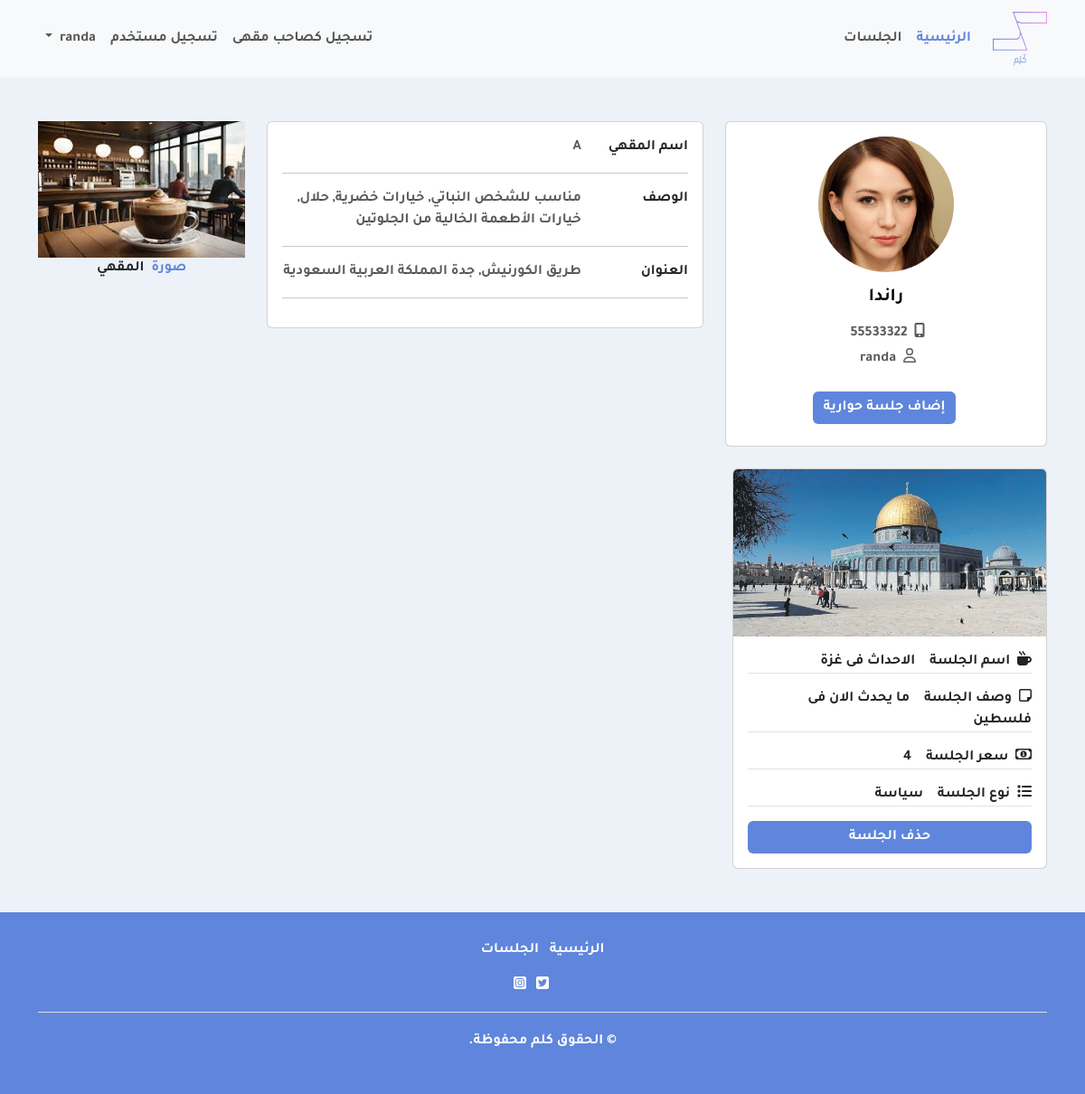
Before: /coffee/ (signed in) with the older database file.
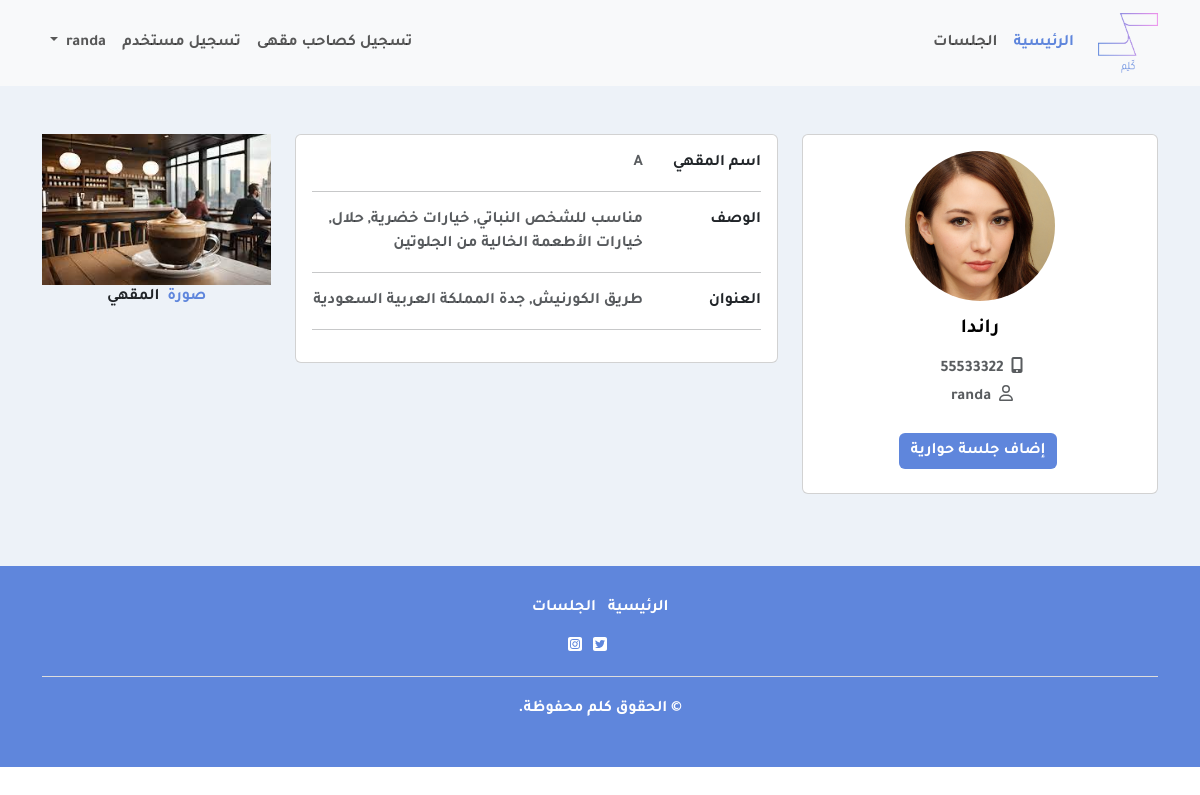
After: the same page with the newer database file.
### kalam/models.py (models this page shows, shortened)
class CustomUser(AbstractUser):
    USER_CHOICES = (
    ("ADMIN", "1"),
    ("user", "2"),
    ("coffee", "3")
)
    userType = models.CharField(max_length=9,choices=USER_CHOICES)
    username = models.CharField(max_length = 50, blank = True, null = True, unique = True)
    Full_name = models.CharField(max_length = 200)
    phone_no = models.CharField(max_length = 10)
    Photo = models.ImageField(upload_to='profile/', blank=True)

class Coffee(models.Model):
    name = models.CharField(max_length = 50)
    description = models.TextField()
    img = models.ImageField(upload_to='coffee/')
    address = models.CharField(max_length = 50)
    user = models.ForeignKey(CustomUser,on_delete=models.CASCADE)

class CoffeeSesion(models.Model):
  SESSIN_CHOICES = (
    ("sport", "1"),
    ("culture", "2"),
    ("policy", "3")
  )
  name = models.CharField(max_length = 50)
  description = models.TextField()
  type = models.CharField(max_length=9,choices=SESSIN_CHOICES)
  datetime = models.DateTimeField(auto_now_add=True)
  img = models.ImageField(upload_to='coffee/')
  price= models.IntegerField()
  user = models.ForeignKey(CustomUser,on_delete=models.CASCADE)

### kalam/views.py (the view)
# urls.py: path('coffee/', views.CoffeeOwner, name='coffee') ,
def CoffeeOwner(request):
    current_user = request.user
    if current_user is not None:
        current_userId = current_user.id
        photo =current_user.Photo
        username=current_user.username
        phone_no=current_user.phone_no
        Full_name = current_user.Full_name
        Coffeefetch = Coffee.objects.filter(user=current_user)
        for coffee in Coffeefetch:
            coffeeName= coffee.name
            coffeeDes= coffee.description
            coffeeaddresss= coffee.address
            coffeeimg= coffee.img
        Coffeesesionfetch = CoffeeSesion.objects.filter(user=current_user)
        print("username",username,phone_no,coffeeName)
    context={
        "userphoto":photo,
        "userusername":username,
        "userfullName":Full_name,
        "userphone_no":phone_no,
        "coffeeName":coffeeName,
        "coffeeDes":coffeeDes,
        "coffeeaddresss":coffeeaddresss,
        "coffeeimg":coffeeimg,
        "Coffeesession":Coffeesesionfetch
    }
    return render (request, 'user/CoffeeOwner.html',context)

### templates/user/CoffeeOwner.html (shortened to what this page needs)
{% extends 'base.html' %}
{% load static %}
{% block body %}
<section class="bgcolor">
    <div class="container py-5">
      <div class="row">
        <div class="col-lg-4">
          <div class="card mb-4">
            <div class="card-body text-center">
              <img src="{{userphoto}}" alt="avatar"
                class="rounded-circle img-fluid" style="width: 150px;">
              <h5 class="my-3">{{userfullName}}</h5>
              <p class="text-muted mb-1">
                <i class="fas fa-mobile-alt"></i>
                <span class="px-1">{{userphone_no}}</span>
            </p>
              <p class="text-muted mb-4"><i class="far fa-user"></i>
                <span class="px-1">{{userusername}}</span>
            </p>
              <div class="d-flex justify-content-center mb-2">
                <button type="button" class="btn bgcolor register ms-1" data-bs-toggle="modal" data-bs-target="#exampleModal">إضاف جلسة حوارية</button>
              </div>
            </div>
          </div>
        </div>
        <div class="col-lg-8">
            <div class="row">
                <div class="col-lg-8">
                    <div class="card mb-4">
                        <div class="card-body">
                          <div class="row">
                            <div class="col-sm-3">
                              <p class="mb-0">اسم المقهي</p>
                            </div>
                            <div class="col-sm-9">
                              <p class="text-muted mb-0">{{coffeeName}}</p>
                            </div>
                          </div>
                          <hr>
                          <div class="row">
                            <div class="col-sm-3">
                              <p class="mb-0">الوصف</p>
                            </div>
                            <div class="col-sm-9">
                              <p class="text-muted mb-0">{{coffeeDes}}</p>
                            </div>
                          </div>
                          <hr>
                          <div class="row">
                            <div class="col-sm-3">
                              <p class="mb-0">العنوان</p>
                            </div>
                            <div class="col-sm-9">
                              <p class="text-muted mb-0">{{coffeeaddresss}}</p>
                            </div>
                          </div>
                          <hr>
                        </div>
                      </div>
                </div>
                <div class="col-lg-4">
                    <div class="coffeeimage text-center">
                        <img src="{{coffeeimg}}" alt="coffeeimg" class="img-fluid ">
                        <p class="mb-4"><span class="color font-italic me-2">صورة</span>المقهي
                        </p>
                    </div>
                </div>
            </div>
        </div>
        <div class="row">
          {%for session in Coffeesession %}
          <div class="col-md-4">
            <div class="card">
              <img src="{{session.img}}" class="card-img-top img-fluid" alt="coffee">
              <div class="card-body">
                <p class="card-text border-bottom">
                  <span><i class="fas fa-mug-hot"></i></span>
                  <span class="px-1">
                      اسم الجلسة
                  </span>
                  <span class="px-2"> {{session.name}}</span>
                </p>
                <p class="card-text border-bottom">
                  <span><i class="far fa-sticky-note"></i></span>
                  <span class="px-1">وصف الجلسة</span>
                  <span class="px-2"> {{session.description}}</span>
              </p>
              <p class="card-text border-bottom">
                <span><i class="far fa-money-bill-alt"></i></span>
                <span class="px-1">سعر الجلسة</span>
                <span class="px-2"> {{session.price}}</span>
            </p>
              <p class="card-text border-bottom">
                  <span><i class="fas fa-list"></i></span>
                  <span class="px-1">نوع الجلسة</span>
                  {%if session.type == "3" %}
                  <span class="px-2">سياسة</span>
                  {%endif %}
              </p>
                <a href="{%url 'deletesession' session.id %}" class="btn bgcolor register w-100  d-block ">حذف الجلسة</a>
              </div>
            </div>
          </div>
          {% endfor %}
        </div>
      </div>
    </div>
  </section>
{% endblock %}

### templates/base.html (shortened to what this page needs)
{% load static %}
<!DOCTYPE html>
<html lang="en" dir="rtl">
<head>
  <link href="{% static 'css/bootstrap.rtl.min.css'%}" rel="stylesheet">
  <link href="{% static 'css/all.min.css'%}" rel="stylesheet">
  <link href="{% static 'css/animate.min.css'%}" rel="stylesheet">
  <link href="{% static 'css/style.css'%}" rel="stylesheet">
  <link href="{% static 'css/styletheme.css'%}" rel="stylesheet">
  <link href="{% static 'css/swiper-bundle.min.css'%}" rel="stylesheet">
</head>
<body>
    {% include 'navbar/navbar.html'%}
    {%block body%}
    {% endblock %}
    {% include 'footer/footer.html'%}
  </body>
  </html>

### templates/navbar/navbar.html (shortened to what this page needs)
{% load static %}
<nav class="navbar navbar-expand-lg bg-body-tertiary">
  <div class="container">
    <a class="navbar-brand" href="#">
      <img src="{% static 'img/logo.png'%}" alt="Bootstrap" width="60" height="60">
    </a>
    <div class="collapse navbar-collapse" id="navbarSupportedContent">
      <ul class="navbar-nav me-auto mb-2 mb-lg-0">
        <li class="nav-item">
          <a class="nav-link active" aria-current="page" href="{% url 'home' %}">الرئيسية</a>
        </li>
        <li class="nav-item">
          <a class="nav-link" href="{% url 'sessions' %}">الجلسات</a>
        </li>
      </ul>
      <ul class="d-flex navbar-nav mb-2 mb-lg-0">
        <li class="nav-item">
          <a class="nav-link" href="{% url 'signUpCoffeeOwner' %}">تسجيل كصاحب مقهى</a>
        </li>
        <li class="nav-item">
          <a class="nav-link" href="{% url 'signUpUser' %}">تسجيل مستخدم</a>
        </li>
                {% if user.is_authenticated %}
        <li class="nav-item dropdown">
          <a class="nav-link dropdown-toggle" href="#" id="navbarDropdown" role="button" data-bs-toggle="dropdown" aria-haspopup="true" aria-expanded="false">
          </a>
        </li>
      {% else %}
      <li class="nav-item">
        <a class="nav-link"  href="{%url 'login'%}">دخول</a>
      </li>
      {% endif %}
      </ul>
    </div>
  </div>
</nav>

### templates/footer/footer.html
<footer class="footer">
  <div class="container">
    <div class="row">
      <div class="col-md-12">
        <nav class="nav-footer">
          <ul class="list-inline">
            <li class="list-inline-item">
              <a href="{% url 'home' %}">الرئيسية</a>
            </li>
            <li class="list-inline-item">
              <a href="{% url 'sessions' %}">الجلسات</a>
            </li>
          </ul>
        </nav>
        <div class="socials-a">
          <ul class="list-inline">
            <li class="list-inline-item">
              <a href="https://twitter.com/kalem_ll/status/1718733870248403094?s=46">
                <i class="fab fa-twitter-square"></i>
              </a>
            </li>
            <li class="list-inline-item">
              <a href="#">
                <i class="fab fa-instagram-square"></i>
              </a>
            </li>
          </ul>
        </div>
        <div class="copyright-footer">
          <p class="copyright color-text-a">
            &copy; الحقوق
            <span class="">كلم</span> محفوظة.
          </p>
        </div>
      </div>
    </div>
  </div>
</footer>

### static/css/style.css (style rules this page uses)
body { font-family:"TajawalBold"; }
.color { color: #5f86dc; }
.bgcolor { background-color: #EDF2F8; }
.register { color: #fff;border: none;background-color: #5f86dc; }
.navbar-nav .nav-link.active, .navbar-nav .nav-link.show,.nav-link:focus, .nav-link:hover { color: #5f86dc; }
.footer,.bgtst { background-color: #5f86dc; color: #FFF; }
.socials-a a,.list-inline-item a { color: #fff ; }

### static/css/styletheme.css (style rules this page uses)
h1, h2, h3, h4, h5, h6 { color: #000000; }
a { color: #5f86dc; text-decoration: none; transition: all 0.5s ease; }
.color-text-a { text-decoration: none; }
.socials-a { text-decoration: none; }
.socials-a .list-inline-item:not(:last-child) { margin-right: 25px; }
.btn { transition: 0.5s ease; }
footer { background: #f3f3f3; text-align: center; padding: 30px 0; }
footer .copyright-footer { border-top: 1px solid #ddd; padding-top: 20px; }

Changed rows visible on the page:
removed CoffeeSesion: img (picture), name "الاحداث فى غزة", description "ما يحدث الان فى فلسطين", price "4", type "سياسة"
